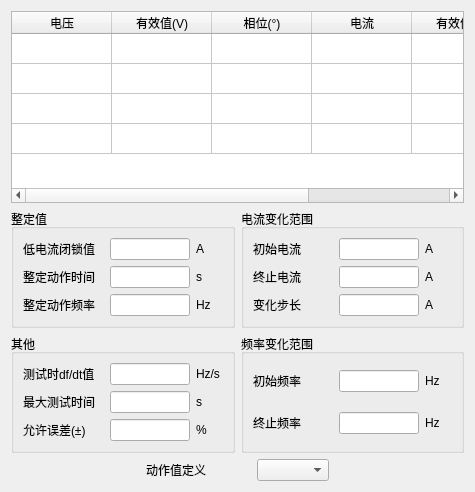
       <widget class="QWidget" name="tab_ddlbs">
        <attribute name="title">
         <string>低电流闭锁</string>
        </attribute>
        <layout class="QVBoxLayout" name="verticalLayout_33">
         <item>
          <widget class="QTableWidget" name="tb_ddlbs">
           <property name="rowCount">
            <number>4</number>
           </property>
           <attribute name="verticalHeaderVisible">
            <bool>false</bool>
           </attribute>
           <row/>
           <row/>
           <row/>
           <row/>
           <column>
            <property name="text">
             <string>电压</string>
            </property>
           </column>
           <column>
            <property name="text">
             <string>有效值(V)</string>
            </property>
           </column>
           <column>
            <property name="text">
             <string>相位(°)</string>
            </property>
           </column>
           <column>
            <property name="text">
             <string>电流</string>
            </property>
           </column>
           <column>
            <property name="text">
             <string>有效值(A)</string>
            </property>
           </column>
           <column>
            <property name="text">
             <string>相位(°)</string>
            </property>
           </column>
          </widget>
         </item>
         <item>
          <layout class="QGridLayout" name="gridLayout_7" rowstretch="1,1" columnstretch="1,1">
           <item row="0" column="0">
            <widget class="QGroupBox" name="groupBox_27">
             <property name="title">
              <string>整定值</string>
             </property>
             <layout class="QVBoxLayout" name="verticalLayout_36">
              <item>
               <layout class="QHBoxLayout" name="horizontalLayout_72" stretch="3,3,1">
                <item>
                 <widget class="QLabel" name="label_129">
                  <property name="text">
                   <string>低电流闭锁值</string>
                  </property>
                 </widget>
                </item>
                <item>
                 <widget class="QLineEdit" name="lineEdit_61"/>
                </item>
                <item>
                 <widget class="QLabel" name="label_130">
                  <property name="text">
                   <string>A</string>
                  </property>
                 </widget>
                </item>
               </layout>
              </item>
              <item>
               <layout class="QHBoxLayout" name="horizontalLayout_70" stretch="3,3,1">
                <item>
                 <widget class="QLabel" name="label_125">
                  <property name="text">
                   <string>整定动作时间</string>
                  </property>
                 </widget>
                </item>
                <item>
                 <widget class="QLineEdit" name="lineEdit_59"/>
                </item>
                <item>
                 <widget class="QLabel" name="label_126">
                  <property name="text">
                   <string>s</string>
                  </property>
                 </widget>
                </item>
               </layout>
              </item>
              <item>
               <layout class="QHBoxLayout" name="horizontalLayout_71" stretch="3,3,1">
                <item>
                 <widget class="QLabel" name="label_127">
                  <property name="text">
                   <string>整定动作频率</string>
                  </property>
                 </widget>
                </item>
                <item>
                 <widget class="QLineEdit" name="lineEdit_60"/>
                </item>
                <item>
                 <widget class="QLabel" name="label_128">
                  <property name="text">
                   <string>Hz</string>
                  </property>
                 </widget>
                </item>
               </layout>
              </item>
             </layout>
            </widget>
           </item>
           <item row="0" column="1">
            <widget class="QGroupBox" name="groupBox_28">
             <property name="title">
              <string>电流变化范围</string>
             </property>
             <layout class="QVBoxLayout" name="verticalLayout_37">
              <item>
               <layout class="QHBoxLayout" name="horizontalLayout_75" stretch="3,3,1">
                <item>
                 <widget class="QLabel" name="label_135">
                  <property name="text">
                   <string>初始电流</string>
                  </property>
                 </widget>
                </item>
                <item>
                 <widget class="QLineEdit" name="lineEdit_64"/>
                </item>
                <item>
                 <widget class="QLabel" name="label_136">
                  <property name="text">
                   <string>A</string>
                  </property>
                 </widget>
                </item>
               </layout>
              </item>
              <item>
               <layout class="QHBoxLayout" name="horizontalLayout_73" stretch="3,3,1">
                <item>
                 <widget class="QLabel" name="label_131">
                  <property name="text">
                   <string>终止电流</string>
                  </property>
                 </widget>
                </item>
                <item>
                 <widget class="QLineEdit" name="lineEdit_62"/>
                </item>
                <item>
                 <widget class="QLabel" name="label_132">
                  <property name="text">
                   <string>A</string>
                  </property>
                 </widget>
                </item>
               </layout>
              </item>
              <item>
               <layout class="QHBoxLayout" name="horizontalLayout_74" stretch="3,3,1">
                <item>
                 <widget class="QLabel" name="label_133">
                  <property name="text">
                   <string>变化步长</string>
                  </property>
                 </widget>
                </item>
                <item>
                 <widget class="QLineEdit" name="lineEdit_63"/>
                </item>
                <item>
                 <widget class="QLabel" name="label_134">
                  <property name="text">
                   <string>A</string>
                  </property>
                 </widget>
                </item>
               </layout>
              </item>
             </layout>
            </widget>
           </item>
           <item row="1" column="0">
            <widget class="QGroupBox" name="groupBox_29">
             <property name="title">
              <string>其他</string>
             </property>
             <layout class="QVBoxLayout" name="verticalLayout_35">
              <item>
               <layout class="QHBoxLayout" name="horizontalLayout_69" stretch="3,3,1">
                <item>
                 <widget class="QLabel" name="label_123">
                  <property name="text">
                   <string>测试时df/dt值</string>
                  </property>
                 </widget>
                </item>
                <item>
                 <widget class="QLineEdit" name="lineEdit_58"/>
                </item>
                <item>
                 <widget class="QLabel" name="label_124">
                  <property name="text">
                   <string>Hz/s</string>
                  </property>
                 </widget>
                </item>
               </layout>
              </item>
              <item>
               <layout class="QHBoxLayout" name="horizontalLayout_67" stretch="3,3,1">
                <item>
                 <widget class="QLabel" name="label_119">
                  <property name="text">
                   <string>最大测试时间</string>
                  </property>
                 </widget>
                </item>
                <item>
                 <widget class="QLineEdit" name="lineEdit_56"/>
                </item>
                <item>
                 <widget class="QLabel" name="label_120">
                  <property name="text">
                   <string>s</string>
                  </property>
                 </widget>
                </item>
               </layout>
              </item>
              <item>
               <layout class="QHBoxLayout" name="horizontalLayout_68" stretch="3,3,1">
                <item>
                 <widget class="QLabel" name="label_121">
                  <property name="text">
                   <string>允许误差(±)</string>
                  </property>
                 </widget>
                </item>
                <item>
                 <widget class="QLineEdit" name="lineEdit_57"/>
                </item>
                <item>
                 <widget class="QLabel" name="label_122">
                  <property name="text">
                   <string>%</string>
                  </property>
                 </widget>
                </item>
               </layout>
              </item>
             </layout>
            </widget>
           </item>
           <item row="1" column="1">
            <widget class="QGroupBox" name="groupBox_30">
             <property name="title">
              <string>频率变化范围</string>
             </property>
             <layout class="QVBoxLayout" name="verticalLayout_34">
              <item>
               <layout class="QHBoxLayout" name="horizontalLayout_65" stretch="3,3,1">
                <item>
                 <widget class="QLabel" name="label_115">
                  <property name="text">
                   <string>初始频率</string>
                  </property>
                 </widget>
                </item>
                <item>
                 <widget class="QLineEdit" name="lineEdit_54"/>
                </item>
                <item>
                 <widget class="QLabel" name="label_116">
                  <property name="text">
                   <string>Hz</string>
                  </property>
                 </widget>
                </item>
               </layout>
              </item>
              <item>
               <layout class="QHBoxLayout" name="horizontalLayout_66" stretch="3,3,1">
                <item>
                 <widget class="QLabel" name="label_117">
                  <property name="text">
                   <string>终止频率</string>
                  </property>
                 </widget>
                </item>
                <item>
                 <widget class="QLineEdit" name="lineEdit_55"/>
                </item>
                <item>
                 <widget class="QLabel" name="label_118">
                  <property name="text">
                   <string>Hz</string>
                  </property>
                 </widget>
                </item>
               </layout>
              </item>
             </layout>
            </widget>
           </item>
          </layout>
         </item>
         <item>
          <layout class="QHBoxLayout" name="horizontalLayout_64" stretch="3,1,1,1,3">
           <item>
            <spacer name="horizontalSpacer_6">
             <property name="orientation">
              <enum>Qt::Horizontal</enum>
             </property>
             <property name="sizeHint" stdset="0">
              <size>
               <width>40</width>
               <height>20</height>
              </size>
             </property>
            </spacer>
           </item>
           <item>
            <widget class="QLabel" name="label_114">
             <property name="text">
              <string>动作值定义</string>
             </property>
            </widget>
           </item>
           <item>
            <spacer name="horizontalSpacer_7">
             <property name="orientation">
              <enum>Qt::Horizontal</enum>
             </property>
             <property name="sizeHint" stdset="0">
              <size>
               <width>40</width>
               <height>20</height>
              </size>
             </property>
            </spacer>
           </item>
           <item>
            <widget class="QComboBox" name="comboBox_4"/>
           </item>
           <item>
            <spacer name="horizontalSpacer_8">
             <property name="orientation">
              <enum>Qt::Horizontal</enum>
             </property>
             <property name="sizeHint" stdset="0">
              <size>
               <width>40</width>
               <height>20</height>
              </size>
             </property>
            </spacer>
           </item>
          </layout>
         </item>
        </layout>
       </widget>
